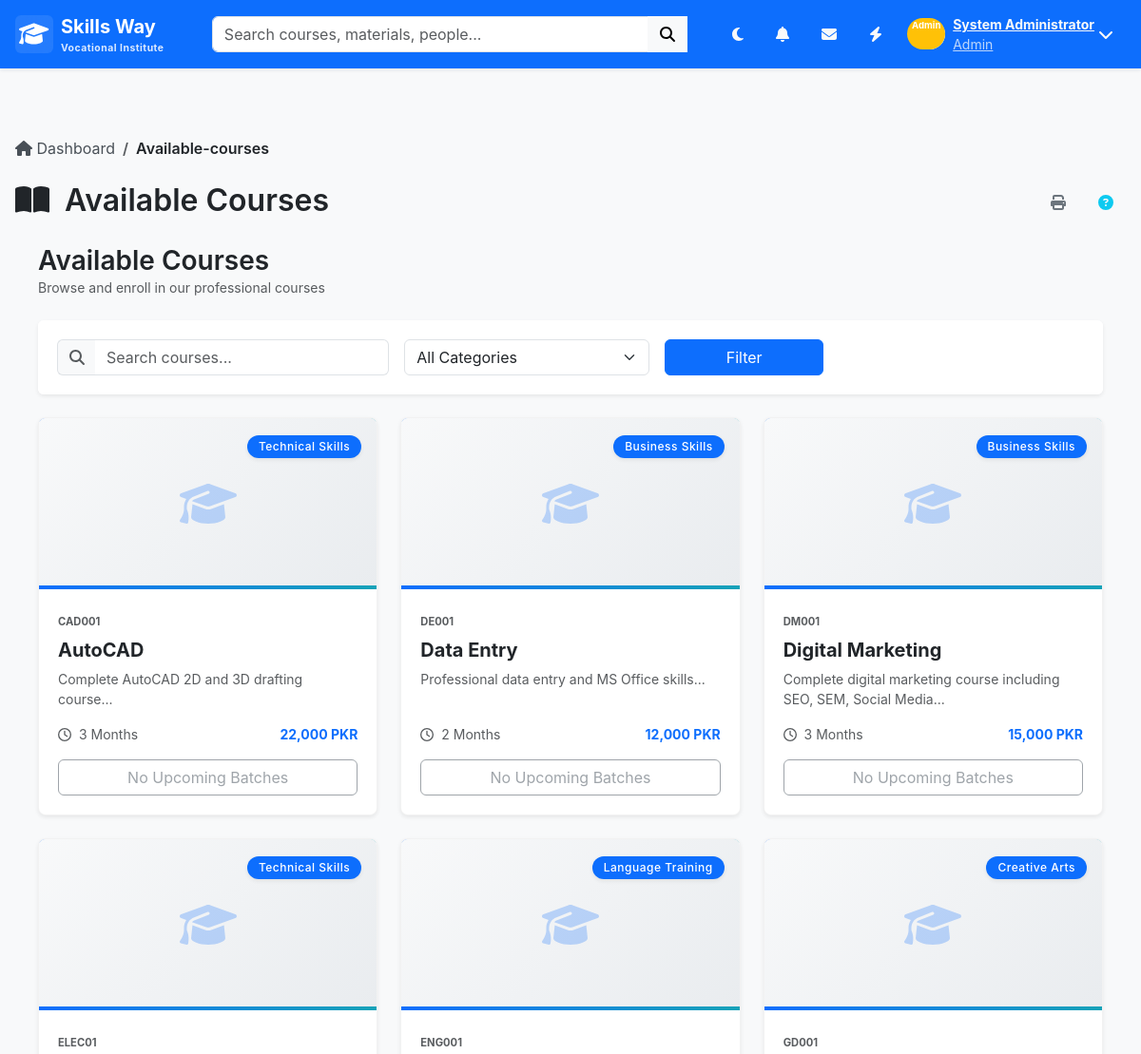
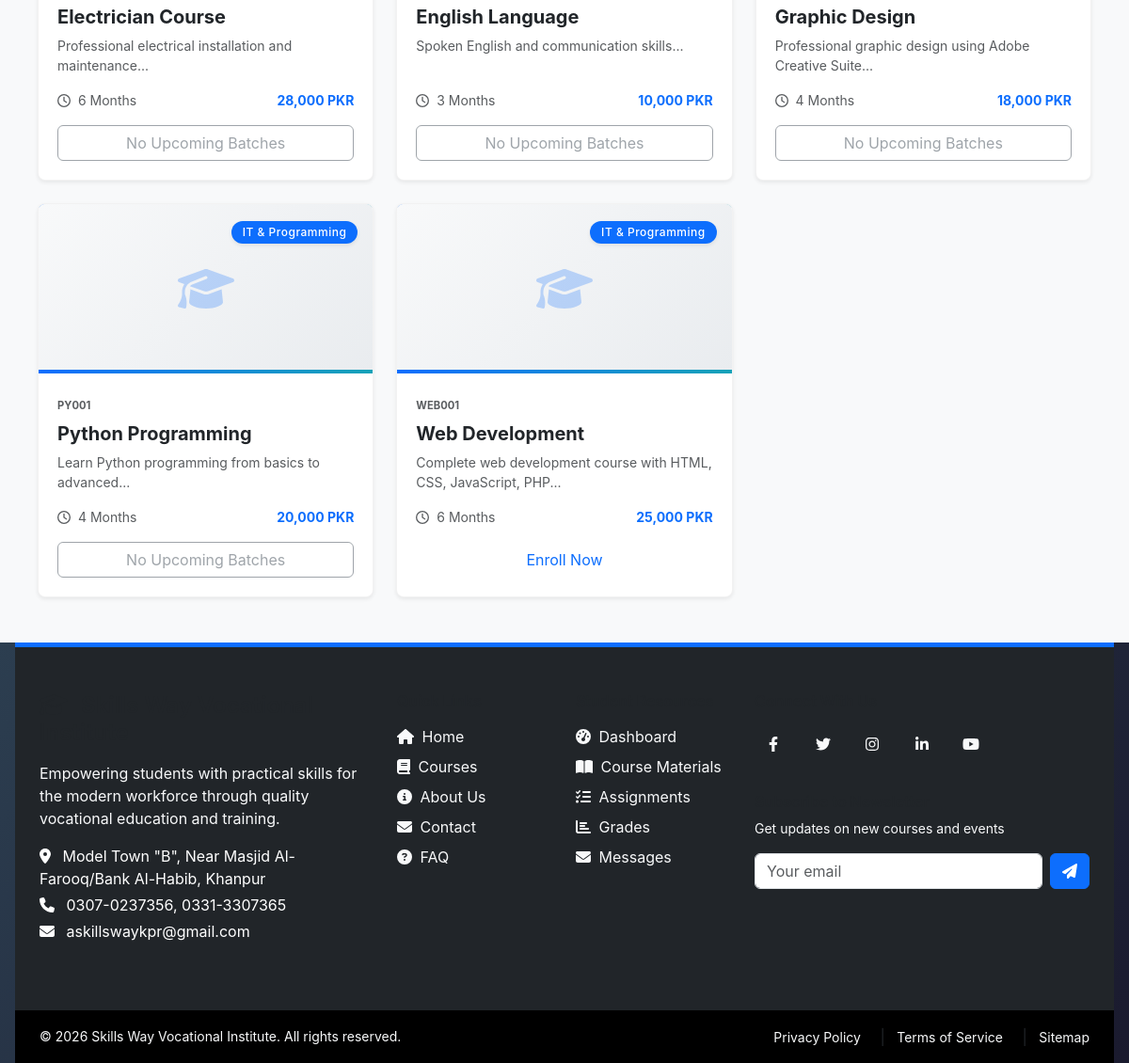
Page /student/available-courses.php (signed in) on the committed database (2 pictures, top to bottom).
### tables this page shows
CREATE TABLE IF NOT EXISTS user_profiles (
    profile_id INT AUTO_INCREMENT PRIMARY KEY,
    user_id INT NOT NULL,
    date_of_birth DATE,
    gender ENUM('male', 'female', 'other'),
    address TEXT,
    education_level VARCHAR(50),
    parent_name VARCHAR(100),
    parent_phone VARCHAR(20),
    profile_picture VARCHAR(255),
    created_at TIMESTAMP DEFAULT CURRENT_TIMESTAMP,
    updated_at TIMESTAMP DEFAULT CURRENT_TIMESTAMP ON UPDATE CURRENT_TIMESTAMP,
    FOREIGN KEY (user_id) REFERENCES users(user_id) ON DELETE CASCADE,
    INDEX idx_user_id (user_id)
);

CREATE TABLE IF NOT EXISTS users (
    user_id INT AUTO_INCREMENT PRIMARY KEY,
    username VARCHAR(50) UNIQUE NOT NULL,
    email VARCHAR(100) UNIQUE NOT NULL,
    phone VARCHAR(20),
    cnic VARCHAR(15) UNIQUE,
    full_name VARCHAR(100) NOT NULL,
    password_hash VARCHAR(255) NOT NULL,
    user_type ENUM('admin', 'teacher', 'student') DEFAULT 'student',
    account_status ENUM('active', 'inactive', 'suspended') DEFAULT 'active',
    last_login TIMESTAMP NULL,
    created_at TIMESTAMP DEFAULT CURRENT_TIMESTAMP,
    updated_at TIMESTAMP DEFAULT CURRENT_TIMESTAMP ON UPDATE CURRENT_TIMESTAMP,
    INDEX idx_user_type (user_type),
    INDEX idx_email (email),
    INDEX idx_account_status (account_status)
);

CREATE TABLE IF NOT EXISTS courses (
    course_id INT AUTO_INCREMENT PRIMARY KEY,
    course_name VARCHAR(100) NOT NULL,
    course_code VARCHAR(20) UNIQUE NOT NULL,
    description TEXT,
    duration_months INT DEFAULT 6,
    fee_amount DECIMAL(10,2) DEFAULT 0.00,
    category_id INT,
    is_active BOOLEAN DEFAULT TRUE,
    created_at TIMESTAMP DEFAULT CURRENT_TIMESTAMP,
    updated_at TIMESTAMP DEFAULT CURRENT_TIMESTAMP ON UPDATE CURRENT_TIMESTAMP,
    FOREIGN KEY (category_id) REFERENCES course_categories(category_id) ON DELETE SET NULL,
    INDEX idx_course_code (course_code),
    INDEX idx_category (category_id)
);

CREATE TABLE IF NOT EXISTS course_categories (
    category_id INT AUTO_INCREMENT PRIMARY KEY,
    category_name VARCHAR(100) NOT NULL,
    description TEXT,
    is_active BOOLEAN DEFAULT TRUE,
    created_at TIMESTAMP DEFAULT CURRENT_TIMESTAMP
);

### student/available-courses.php (the view, shortened to what the rows shown need)
<?php
$pageTitle = 'Available Courses';
$pageIcon = 'fas fa-book-open';
require_once 'includes/header.php';
require_once '../config/database.php';
$db = (new Database())->getConnection();
$query = "
    SELECT c.*, cc.category_name,
           (SELECT COUNT(*) FROM batches b WHERE b.course_id = c.course_id AND b.status = 'upcoming') as upcoming_batches_count
    FROM courses c
    LEFT JOIN course_categories cc ON c.category_id = cc.category_id
    WHERE c.is_active = 1
";
$params = [];
$query .= " ORDER BY c.course_name";
$stmt = $db->prepare($query);
$stmt->execute($params);
$courses = $stmt->fetchAll(PDO::FETCH_ASSOC);
$batches = [];
if (!empty($courses)) {
    $course_ids = array_column($courses, 'course_id');
    $placeholders = str_repeat('?,', count($course_ids) - 1) . '?';
    $stmt = $db->prepare("SELECT * FROM batches WHERE course_id IN ($placeholders) AND status = 'upcoming' ORDER BY start_date");
    $stmt->execute($course_ids);
    $all_batches = $stmt->fetchAll(PDO::FETCH_ASSOC);
    foreach ($all_batches as $batch) {
        $batches[$batch['course_id']][] = $batch;
    }
}
?>
<div class="container-fluid px-4">
    <div class="d-flex justify-content-between align-items-center mb-4">
        <div>
            <h1 class="h3 text-gray-800 mb-0">Available Courses</h1>
        </div>
    </div>
    <?php if (empty($courses)): ?>
        <div class="text-center py-5">
            <div class="mb-3">
                <i class="fas fa-search fa-3x text-muted opacity-50"></i>
            </div>
            <h4 class="text-muted">No courses found</h4>
            <p class="text-muted">Try adjusting your search or filters</p>
            <a href="available-courses.php" class="btn btn-outline-primary mt-2">View All Courses</a>
        </div>
    <?php else: ?>
        <div class="row">
            <?php foreach ($courses as $course): ?>
            <div class="col-xl-4 col-md-6 mb-4 fade-in">
                <div class="card h-100 course-card border-0 shadow-sm hover-lift">
                    <div class="position-relative">
                        <div class="course-image-wrapper bg-light d-flex align-items-center justify-content-center" style="height: 180px;">
                            <i class="fas fa-graduation-cap fa-3x text-primary opacity-25"></i>
                        </div>
                        <div class="category-badge position-absolute top-0 end-0 m-3">
                            <span class="badge bg-primary bg-opacity-90 rounded-pill shadow-sm">
                                <?php echo htmlspecialchars($course['category_name']); ?>
                            </span>
                        </div>
                    </div>
                    <div class="card-body d-flex flex-column">
                        <div class="mb-2">
                            <small class="text-muted text-uppercase fw-bold" style="font-size: 0.7rem;">
                                <?php echo htmlspecialchars($course['course_code']); ?>
                            </small>
                        </div>
                        <h5 class="card-title fw-bold mb-2">
                            <?php echo htmlspecialchars($course['course_name']); ?>
                        </h5>
                        <p class="card-text text-muted small mb-3 flex-grow-1">
                            <?php echo substr(htmlspecialchars($course['description']), 0, 100) . '...'; ?>
                        </p>
                        <div class="d-flex justify-content-between align-items-center mb-3 text-sm">
                            <span class="text-muted">
                                <i class="far fa-clock me-1"></i> <?php echo $course['duration_months']; ?> Months
                            </span>
                            <span class="fw-bold text-primary">
                                <?php echo number_format($course['fee_amount'], 0); ?> PKR
                            </span>
                        </div>
                        <div class="mt-auto">
                            <?php if (isset($batches[$course['course_id']])): ?>
                                <button type="button" class="btn btn-outline-primary w-100"
                                        data-bs-toggle="modal"
                                        data-bs-target="#enrollModal<?php echo $course['course_id']; ?>">
                                    Enroll Now
                                </button>
                            <?php else: ?>
                                <button class="btn btn-outline-secondary w-100" disabled>
                                    No Upcoming Batches
                                </button>
                            <?php endif; ?>
                        </div>
                    </div>
                </div>
            </div>
            <?php endforeach; ?>
        </div>
    <?php endif; ?>
</div>
<?php require_once 'includes/footer.php'; ?>

### student/includes/header.php (shortened to what the rows shown need)
<?php
require_once '../config/session.php';
require_once '../config/auth.php';
require_once '../config/database.php';
$session = new SessionManager();
$auth = new Authentication();
$user_type = $session->get('user_type');
$user = $auth->getCurrentUser();
?>
<!DOCTYPE html>
<html lang="en" data-bs-theme="light">
<head>
    <link href="https://cdn.jsdelivr.net/npm/bootstrap@5.3.0/dist/css/bootstrap.min.css" rel="stylesheet">
    <link rel="stylesheet" href="https://cdnjs.cloudflare.com/ajax/libs/font-awesome/6.4.0/css/all.min.css">
    <link rel="stylesheet" href="../assets/css/main.css">
    <link rel="stylesheet" href="../assets/css/student.css">
    <?php if (isset($pageTitle)): ?>
        <link rel="stylesheet" href="../assets/css/<?php echo strtolower(str_replace(' ', '-', $pageTitle)); ?>.css">
    <?php endif; ?>
</head>
<body class="d-flex flex-column min-vh-100">
    <nav class="navbar navbar-expand-xl navbar-dark bg-primary shadow-sm fixed-top" id="mainNavbar">
        <div class="container-fluid">
            <div class="d-flex align-items-center">
                <div class="dropdown">
                    <button class="btn btn-link text-light d-flex align-items-center"
                        type="button" id="userProfileDropdown"
                        data-bs-toggle="dropdown" aria-expanded="false"
                        aria-label="User menu">
                        <div class="d-none d-lg-flex flex-column text-start">
                            <small class="fw-bold"><?php echo htmlspecialchars($user['full_name']); ?></small>
                            <small class="text-light opacity-75"><?php echo ucfirst($user_type); ?></small>
                        </div>
                    </button>
                </div>
            </div>
        </div>
    </nav>
    <main id="main-content" class="flex-grow-1 pt-5">
        <div class="container-fluid py-4">
            <div class="page-header mb-4">
                <div class="d-flex justify-content-between align-items-center">
                    <div>
                        <h1 class="h2 mb-1">
                            <?php if (isset($pageIcon)): ?>
                                <i class="<?php echo $pageIcon; ?> me-2"></i>
                            <?php endif; ?>
                            <?php echo htmlspecialchars($pageTitle ?? 'Dashboard'); ?>
                        </h1>
                    </div>
                </div>
            </div>

### rows in the picture
user_profiles: user.full_name "System Administrator"
courses: category.category_name "Technical Skills", course_code "CAD001", course_name "AutoCAD", description "Complete AutoCAD 2D and 3D drafting course", duration_months "3", fee_amount "22,000", shows "No Upcoming Batches"
courses: category.category_name "Business Skills", course_code "DE001", course_name "Data Entry", description "Professional data entry and MS Office skills", duration_months "2", fee_amount "12,000", shows "No Upcoming Batches"
courses: category.category_name "Business Skills", course_code "DM001", course_name "Digital Marketing", description "Complete digital marketing course including SEO, SEM, Social Media", duration_months "3", fee_amount "15,000", shows "No Upcoming Batches"
courses: category.category_name "Technical Skills", course_code "ELEC01", course_name "Electrician Course", description "Professional electrical installation and maintenance", duration_months "6", fee_amount "28,000", shows "No Upcoming Batches"
courses: category.category_name "Language Training", course_code "ENG001", course_name "English Language", description "Spoken English and communication skills", duration_months "3", fee_amount "10,000", shows "No Upcoming Batches"
courses: category.category_name "Creative Arts", course_code "GD001", course_name "Graphic Design", description "Professional graphic design using Adobe Creative Suite", duration_months "4", fee_amount "18,000", shows "No Upcoming Batches"
courses: category.category_name "IT & Programming", course_code "PY001", course_name "Python Programming", description "Learn Python programming from basics to advanced", duration_months "4", fee_amount "20,000", shows "No Upcoming Batches"
courses: category.category_name "IT & Programming", course_code "WEB001", course_name "Web Development", description "Complete web development course with HTML, CSS, JavaScript, PHP", duration_months "6", fee_amount "25,000"

### other values in the picture
$user_type "Admin"
$page_name "Available-courses"
$pageTitle "Available Courses"
